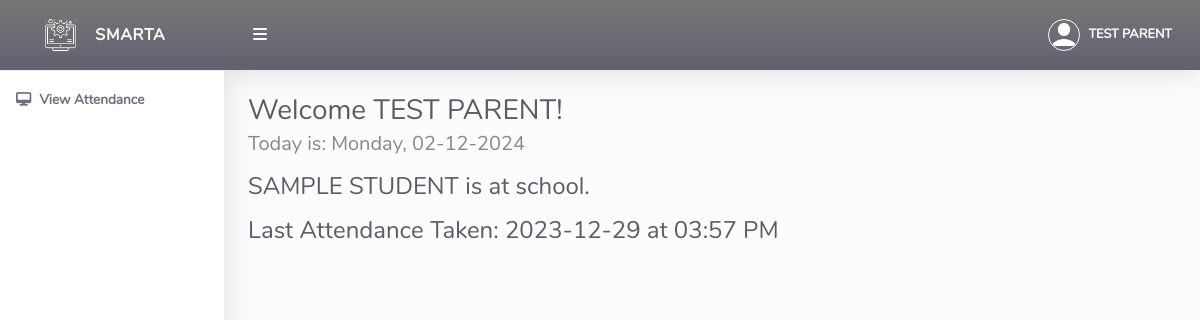
/Parent/viewatt.php (signed in), run on the app's committed database.
### tables this page shows
CREATE TABLE `tblparent` (
  `id` int(11) NOT NULL,
  `fname` varchar(50) NOT NULL,
  `sname` varchar(50) NOT NULL,
  `stdlrn` int(11) NOT NULL,
  `stdfname` varchar(50) NOT NULL,
  `stdsname` varchar(50) NOT NULL,
  `emailadd` varchar(50) NOT NULL,
  `password` varchar(50) NOT NULL,
  `conpassword` varchar(50) NOT NULL
);

CREATE TABLE `tblstudents` (
  `Id` int(10) NOT NULL,
  `firstName` varchar(255) NOT NULL,
  `lastName` varchar(255) NOT NULL,
  `otherName` varchar(255) NOT NULL,
  `sex` varchar(10) NOT NULL,
  `admissionNumber` varchar(255) NOT NULL,
  `password` varchar(50) NOT NULL,
  `classId` varchar(10) NOT NULL,
  `classArmId` varchar(10) NOT NULL,
  `dateCreated` varchar(50) NOT NULL
);

CREATE TABLE `tblattendance` (
  `Id` int(10) NOT NULL,
  `admissionNo` varchar(255) NOT NULL,
  `classId` varchar(10) NOT NULL,
  `classArmId` varchar(10) NOT NULL,
  `sessionTermId` varchar(10) NOT NULL,
  `status` varchar(10) NOT NULL,
  `dateTimeTaken` varchar(20) NOT NULL,
  `timeTaken` varchar(20) NOT NULL
);

### Parent/viewatt.php (the view, shortened to what this page needs)
<?php
include '../Includes/dbcon.php';
$dateToday = date('Y-m-d');
$queryz = "SELECT tblstudents.* FROM tblstudents INNER JOIN tblparent ON tblstudents.admissionNumber = tblparent.stdlrn where tblparent.id =".$_SESSION['id']."";
$rs2 = $conn->query($queryz);
$rowx = $rs2->fetch_assoc();
$fullName1 = $rowx['firstName']." ".$rowx['lastName'];
$query2 = "SELECT tblattendance.* FROM tblattendance INNER JOIN tblparent ON tblattendance.admissionNo = tblparent.stdlrn where tblparent.id =".$_SESSION['id']."";
$rs2 = $conn->query($query2);
$rowz2 = $rs2->fetch_assoc();
$daten = $rowz2['dateTimeTaken'];
$timen = $rowz2['timeTaken'];
$stat = $rowz2['status'];
?>
<!DOCTYPE html>
<html lang="en">
<head>
  <link href="../vendor/fontawesome-free/css/all.min.css" rel="stylesheet" type="text/css">
  <link href="../vendor/bootstrap/css/bootstrap.min.css" rel="stylesheet" type="text/css">
  <link href="css/ruang-admin.min.css" rel="stylesheet">
</head>
<body id="page-top">
  <div id="wrapper">
      <?php include "Includes/sidebar.php";?>
    <div id="content-wrapper" class="d-flex flex-column">
      <div id="content">
       <?php include "Includes/topbar.php";?>
        <div class="container-fluid" id="container-wrapper">
          <div class="d-sm-flex align-items-center justify-content-between mb-1">
          <h1 class="h3 mb-0 text-gray-800"> Welcome <?php echo $fullName;?>!</h1>
          </div>
          <h5 class="text-gray-600"> <?php echo "Today is:" . ' ' . date("l") . ', ' . date("m-d-Y"); ?> </h5>
          <?php
           if ($stat == "1") {
            ?>
          <div class="d-sm-flex align-items-center justify-content-between mt-3 mb-0">
            <h4 class="text-gray-800"><?php echo $fullName1;?> is at school. </h4>
          </div>
          <div class="d-sm-flex align-items-center justify-content-between mt-2 mb-2">
            <h4 class="text-gray-800"> Last Attendance Taken: <?php echo $daten;?> at <?php echo $timen;?> </h4>
            </div>
          <?php
          } else if($stat == "0") {
            ?>
          <div class="d-sm-flex align-items-center justify-content-between mt-3 mb-0">
            <h4 class="text-gray-800"><?php echo $fullName1;?> is absent today! </h4>
          </div>
          <?php
          } else if($daten != $dateToday) {
            ?>
          <div class="d-sm-flex align-items-center justify-content-between mt-3 mb-0">
            <h4 class="text-gray-800"> Attendance not yet taken today! </h4>
          </div>
          <?php
          } else {
          ?>
            <div class="d-sm-flex align-items-center justify-content-between mt-3 mb-0">
            <h4 class="text-gray-800"> Attendance not yet taken! </h4>
            </div>
            <?php
          }
          ?>
        </div>
      </div>
    </div>
  </div>
</body>
</html>

### Parent/Includes/topbar.php (shortened to what this page needs)
<?php
  $query = "SELECT * FROM tblparent WHERE id = ".$_SESSION['id']."";
  $rs = $conn->query($query);
  $rows = $rs->fetch_assoc();
  $fullName = $rows['fname']." ".$rows['sname'];;
?>
<nav class="navbar navbar-expand navbar-light bg-gradient-secondary topbar mb-4 static-top">
          <button id="sidebarToggleTop" class="btn btn-link  mr-3">
            <i class="fa fa-bars"></i>
          </button>
          <ul class="navbar-nav ml-auto">
            <li class="nav-item dropdown no-arrow">
              <a class="nav-link dropdown-toggle" href="#" id="userDropdown" role="button" data-toggle="dropdown"
                aria-haspopup="true" aria-expanded="false">
                <img class="img-profile rounded-circle" src="img/w-user.png" style="max-width: 60px">
                <span class="ml-2 d-none d-lg-inline text-white small"><b><?php echo $fullName;?></b></span>
              </a>
            </li>
          </ul>
        </nav>

### data on the page
tblparent: fullName "TEST PARENT"
tblstudents: fullName1 "SAMPLE STUDENT"
tblattendance: dateTimeTaken "2023-12-29", timeTaken "03:57 PM"
